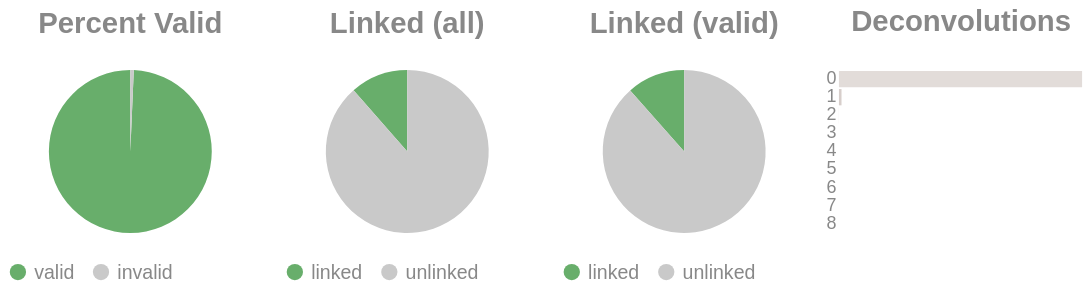

This figure's notebook cell:
### Code cell
if SKIPLR:
    pass
else:
    clash = Counter()
    for i in valids['molecule'].to_list():
        _mol = i.split("-")
        if len(_mol) == 1:
            clash.update('0')
        else:
            clash.update(_mol[-1])

    _d = {"deconvolutions": [], 'count': []}
    for k,v in clash.items():
        _d['deconvolutions'].append(k)
        _d['count'].append(v)

    tot_valid = valids['reads'].sum()
    mask = valids['reads'] >= 2
    n_linked_reads = valids.filter(mask)['reads'].sum()
    if n_linked_reads == 0:
        print_html("No linked molecules (>=2 reads) were detected; skipping linked-only distributions.")
        SKIPLR = True
    else:
        perc_valid = round(tot_valid / n_reads, 4)
        linked_perc_abs = round(n_linked_reads / n_reads, 4)
        linked_perc = round(n_linked_reads / tot_valid, 4)

    _valid = pl.DataFrame({"valids": ['valid', 'invalid'], "count": [tot_valid, n_reads - tot_valid]})
    _linked_abs = pl.DataFrame({"linked (absolute)": ['linked', 'unlinked'], "count": [n_linked_reads, n_reads - n_linked_reads]})
    _linked_rel = pl.DataFrame({"linked (valids)": ['linked', 'unlinked'], "count": [n_linked_reads, tot_valid - n_linked_reads]})

    (
        alt.hconcat(
            piechart(_valid, goodval = 'valid', title = "Percent Valid"),
            piechart(_linked_abs, goodval = "linked", title =  "Linked (all)"),
            piechart(_linked_rel, goodval = "linked", title =  "Linked (valid)"),
            convolutionbar(pl.DataFrame(_d), title = "Deconvolutions"),
            center = True,
            bounds = 'flush'
        )
        .resolve_scale(color='independent')
        .resolve_legend('independent')
        .properties(usermeta={'embedOptions': {"actions": False}})
    ).display()

### Figure 1 — Vega-Lite specification as saved in the notebook (floating-point values rounded to 4 significant figures)
{"width": "container", "height": 400, "config": {"title": {"anchor": "start", "dy": -15, "fontSize": 18, "color": "#888888", "subtitleColor": "#888888", "subtitleFontSize": 14}, "arc": {"fill": "#0072B2"}, "axis": {"domainColor": "#888888", "domainWidth": 0.5, "gridWidth": 0.2, "grid": false, "titleFontWeight": 400, "titleFontSize": 15, "labelFontSize": 11, "labelColor": "#888888", "tickColor": "#888888", "tickWidth": 0.2, "titleColor": "#888888"}, "axisBand": {"grid": false}, "axisX": {"grid": true, "tickSize": 10, "domainCap": "round"}, "axisY": {"domain": false, "grid": true, "tickSize": 0, "domainCap": "round"}, "background": "transparent", "header": {"labelFontSize": 15, "labelColor": "#888888", "titleFontSize": 15, "titleFontWeight": 600, "titleColor": "#888888"}, "legend": {"labelFont": "sans-serif", "labelFontSize": 12, "labelColor": "#888888", "symbolSize": 100, "symbolType": "circle", "titleFontSize": 12, "titlePadding": 10, "titleColor": "#888888", "title": null}, "range": {"category": ["#E69F00", "#56B4E9", "#009E73", "#F0E442", "#0072B2", "#D55E00", "#CC79A7", "#000000"], "diverging": ["#cfe8f3", "#a2d4ec", "#73bfe2", "#46abdb", "#1696d2", "#12719e"]}, "area": {"fill": "#0072B2", "fillOpacity": 0.7, "line": true, "strokeOpacity": 0.7}, "line": {"color": "#0072B2", "stroke": "#0072B2", "strokeWidth": 2}, "trail": {"color": "#0072B2", "stroke": "#0072B2", "strokeWidth": 0, "size": 1}, "point": {"filled": true, "fillOpacity": 1.0, "size": 95}, "text": {"color": "#888888", "fontSize": 11, "align": "right", "fontWeight": 400, "size": 11}, "bar": {"fill": "#0072B2", "stroke": null}, "view": {"stroke": null, "continuousWidth": 660, "continuousHeight": 400}}, "hconcat": [{"data": {"name": "data-832e5ef2c102fd26286d8988e54962ee"}, "mark": {"type": "arc"}, "encoding": {"color": {"field": "valids", "legend": {"orient": "bottom", "title": null}, "scale": {"domain": ["valid", "invalid"], "range": ["#68ae6b", "#C9C9C9"]}, "title": "Valids", "type": "nominal"}, "theta": {"field": "count", "type": "quantitative"}, "tooltip": [{"field": "valids", "title": "Valids", "type": "ordinal"}, {"field": "percent", "format": ".2%", "title": "Percent", "type": "quantitative"}, {"field": "count", "title": "Count", "type": "quantitative"}]}, "height": 100, "title": {"text": "Percent Valid", "align": "center", "anchor": "middle"}, "transform": [{"calculate": "datum.count / 1081722", "as": "percent"}], "width": 150}, {"data": {"name": "data-a1669c538743ee2bf4e4f561425b8dd8"}, "mark": {"type": "arc"}, "encoding": {"color": {"field": "linked (absolute)", "legend": {"orient": "bottom", "title": null}, "scale": {"domain": ["linked", "unlinked"], "range": ["#68ae6b", "#C9C9C9"]}, "title": "Linked (Absolute)", "type": "nominal"}, "theta": {"field": "count", "type": "quantitative"}, "tooltip": [{"field": "linked (absolute)", "title": "Linked (Absolute)", "type": "ordinal"}, {"field": "percent", "format": ".2%", "title": "Percent", "type": "quantitative"}, {"field": "count", "title": "Count", "type": "quantitative"}]}, "height": 100, "title": {"text": "Linked (all)", "align": "center", "anchor": "middle"}, "transform": [{"calculate": "datum.count / 1081722", "as": "percent"}], "width": 150}, {"data": {"name": "data-56b6d2ddb7e58e751a0a3816f77b1445"}, "mark": {"type": "arc"}, "encoding": {"color": {"field": "linked (valids)", "legend": {"orient": "bottom", "title": null}, "scale": {"domain": ["linked", "unlinked"], "range": ["#68ae6b", "#C9C9C9"]}, "title": "Linked (Valids)", "type": "nominal"}, "theta": {"field": "count", "type": "quantitative"}, "tooltip": [{"field": "linked (valids)", "title": "Linked (Valids)", "type": "ordinal"}, {"field": "percent", "format": ".2%", "title": "Percent", "type": "quantitative"}, {"field": "count", "title": "Count", "type": "quantitative"}]}, "height": 100, "title": {"text": "Linked (valid)", "align": "center", "anchor": "middle"}, "transform": [{"calculate": "datum.count / 1074369", "as": "percent"}], "width": 150}, {"data": {"name": "data-2b93cc1802e9f8e2918855719cc56b65"}, "mark": {"type": "bar"}, "encoding": {"color": {"field": "deconvolutions", "legend": null, "scale": {"scheme": "lightgreyred"}, "type": "nominal"}, "tooltip": [{"field": "deconvolutions", "title": "Deconvolutions", "type": "ordinal"}, {"field": "percent", "format": ".2%", "title": "Percent", "type": "quantitative"}, {"field": "count", "title": "Count", "type": "quantitative"}], "x": {"axis": null, "field": "count", "type": "quantitative"}, "y": {"field": "deconvolutions", "sort": "ascending", "title": null, "type": "nominal"}}, "height": 100, "title": {"text": "Deconvolutions", "align": "center", "anchor": "middle"}, "transform": [{"calculate": "datum.count / 1005991", "as": "percent"}], "width": 150}], "bounds": "flush", "center": true, "resolve": {"legend": {"angle": "independent"}, "scale": {"color": "independent"}}, "usermeta": {"embedOptions": {"actions": false}}, "$schema": "https://vega.github.io/schema/vega-lite/v6.1.0.json", "datasets": {"data-832e5ef2c102fd26286d8988e54962ee": [{"valids": "valid", "count": 1074369}, {"valids": "invalid", "count": 7353}], "data-a1669c538743ee2bf4e4f561425b8dd8": [{"linked (absolute)": "linked", "count": 123927}, {"linked (absolute)": "unlinked", "count": 957795}], "data-56b6d2ddb7e58e751a0a3816f77b1445": [{"linked (valids)": "linked", "count": 123927}, {"linked (valids)": "unlinked", "count": 950442}], "data-2b93cc1802e9f8e2918855719cc56b65": [{"deconvolutions": "0", "count": 995141}, {"deconvolutions": "1", "count": 10561}, {"deconvolutions": "2", "count": 259}, {"deconvolutions": "3", "count": 21}, {"deconvolutions": "4", "count": 5}, {"deconvolutions": "5", "count": 1}, {"deconvolutions": "6", "count": 1}, {"deconvolutions": "7", "count": 1}, {"deconvolutions": "8", "count": 1}]}}
